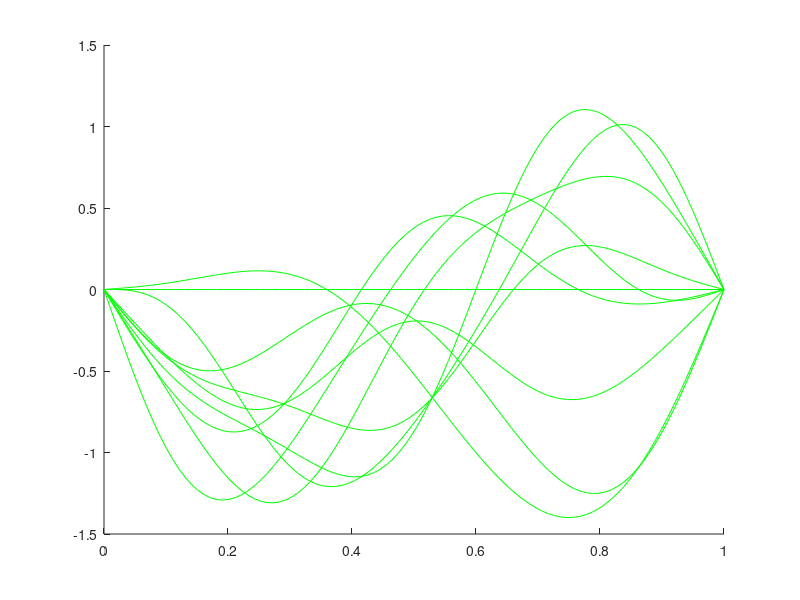

This figure's MATLAB source:

clc
clear
x = linspace(0,1,100);
a =1;
x1 = linspace(0,a/2,100);
x2 = linspace(a/2,a,100);
 
n=5;
Psi1= sqrt(4/a)* sin(2*pi*x1/a);
 
%plot(x1,Psi1,'r',x2,x2*0,'r');
hold on 
 
c =zeros(n,1);
 
for j=1:n
 
c(j)= (sqrt(2)/a)*((a/((2-j)*pi))*(sin(.5*pi*(2-j)))-(a/((2+j)*pi))*(sin(.5*pi*(2+j))));
 
end
 
c(2)= 1/ sqrt(2);
 t = 1;
 
 for k = 1:10
    t = linspace(0,1,10);

Psi= 0;
for j=1:n
Psi = Psi + c(j)* (sqrt(2)/a)*(sin(pi*x.*j/a)).*exp(1).^(-1i*j^(2)*t(k));
end

M(k) = getframe;
plot(x,imag(Psi),'g');
 end



% PsiComplete = 0;
% Psi2 = 0;
% for j = 1:n
%     Psi2    =  Psi2 + c(j).* (sqrt(2)/a).*(sin(pi*x.*j/a)).*exp(1).^(-1i.*j^(2).*t);
% end


